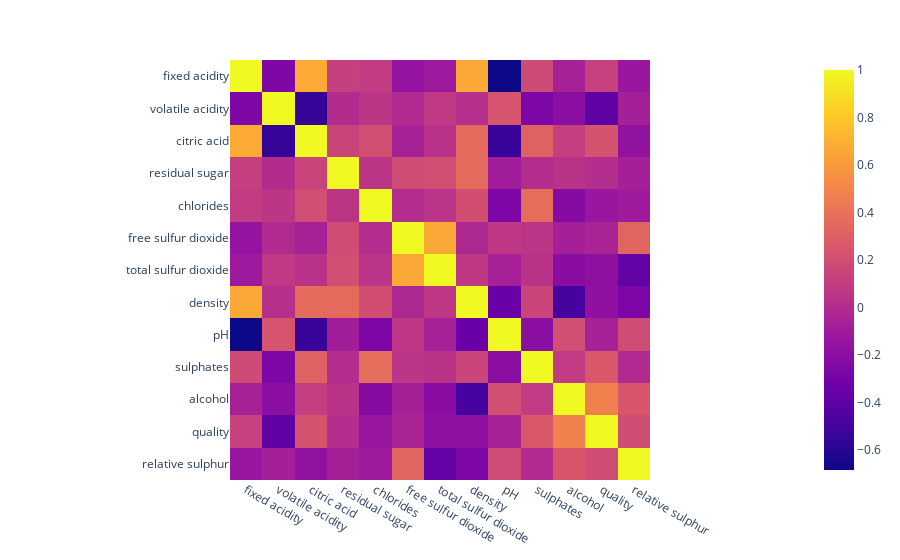
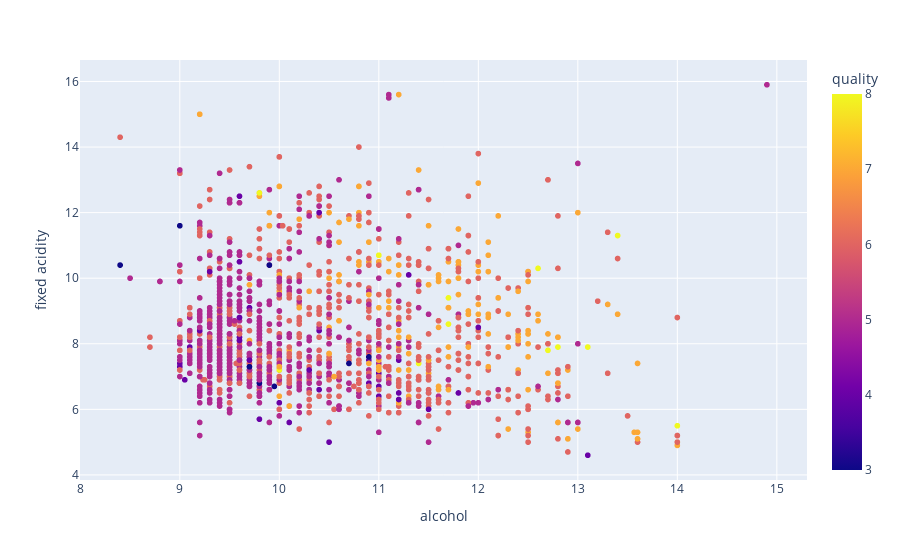

Notebook source saved alongside these figures, in order:
### Code cell
#lets make some plots
print([i for i in df.columns])
fig = px.imshow(df.corr())
fig.show()
px.scatter(df , x = 'alcohol', y = 'fixed acidity',color = 'quality')

### Figure 1 — Plotly figure (JSON) as saved in the notebook; plotly's stock layout.template omitted (floating-point values rounded to 4 significant figures; data arrays with more than 128 entries replaced by an {"elided": "..."} marker saying what was removed)
{"data": [{"coloraxis": "coloraxis", "hovertemplate": "x: %{x}<br>y: %{y}<br>color: %{z}<extra></extra>", "name": "0", "type": "heatmap", "x": ["fixed acidity", "volatile acidity", "citric acid", "residual sugar", "chlorides", "free sulfur dioxide", "total sulfur dioxide", "density", "pH", "sulphates", "alcohol", "quality", "relative sulphur"], "xaxis": "x", "y": ["fixed acidity", "volatile acidity", "citric acid", "residual sugar", "chlorides", "free sulfur dioxide", "total sulfur dioxide", "density", "pH", "sulphates", "alcohol", "quality", "relative sulphur"], "yaxis": "y", "z": {"elided": "13x13 float values"}}], "layout": {"coloraxis": {"colorscale": [[0.0, "#0d0887"], [0.1111, "#46039f"], [0.2222, "#7201a8"], [0.3333, "#9c179e"], [0.4444, "#bd3786"], [0.5556, "#d8576b"], [0.6667, "#ed7953"], [0.7778, "#fb9f3a"], [0.8889, "#fdca26"], [1.0, "#f0f921"]]}, "margin": {"t": 60}, "xaxis": {"anchor": "y", "constrain": "domain", "domain": [0.0, 1.0], "scaleanchor": "y"}, "yaxis": {"anchor": "x", "autorange": "reversed", "constrain": "domain", "domain": [0.0, 1.0]}}}

### Figure 2 — Plotly figure (JSON) as saved in the notebook; plotly's stock layout.template omitted (floating-point values rounded to 4 significant figures; data arrays with more than 128 entries replaced by an {"elided": "..."} marker saying what was removed)
{"data": [{"hovertemplate": "alcohol=%{x}<br>fixed acidity=%{y}<br>quality=%{marker.color}<extra></extra>", "legendgroup": "", "marker": {"color": {"elided": "1599 int values"}, "coloraxis": "coloraxis", "symbol": "circle"}, "mode": "markers", "name": "", "showlegend": false, "type": "scattergl", "x": {"elided": "1599 float values"}, "xaxis": "x", "y": {"elided": "1599 float values"}, "yaxis": "y"}], "layout": {"coloraxis": {"colorbar": {"title": {"text": "quality"}}, "colorscale": [[0.0, "#0d0887"], [0.1111, "#46039f"], [0.2222, "#7201a8"], [0.3333, "#9c179e"], [0.4444, "#bd3786"], [0.5556, "#d8576b"], [0.6667, "#ed7953"], [0.7778, "#fb9f3a"], [0.8889, "#fdca26"], [1.0, "#f0f921"]]}, "legend": {"tracegroupgap": 0}, "margin": {"t": 60}, "xaxis": {"anchor": "y", "domain": [0.0, 1.0], "title": {"text": "alcohol"}}, "yaxis": {"anchor": "x", "domain": [0.0, 1.0], "title": {"text": "fixed acidity"}}}}
